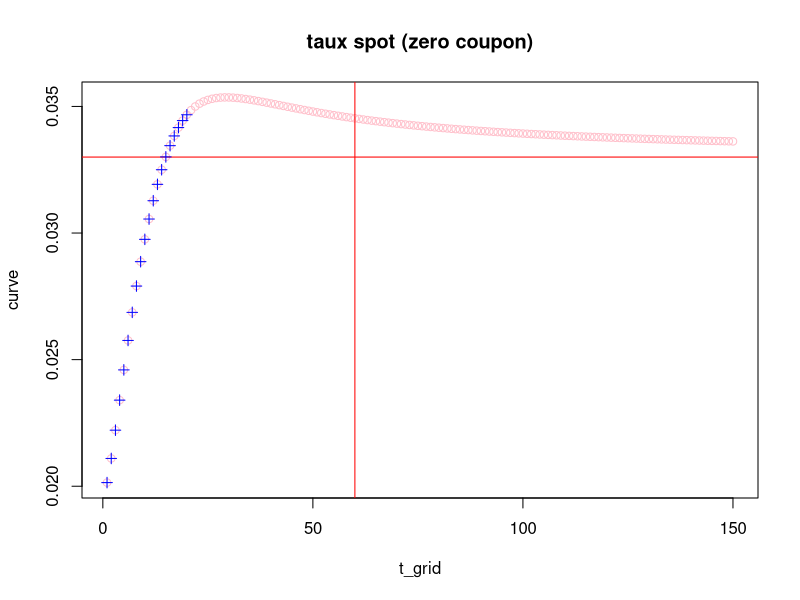
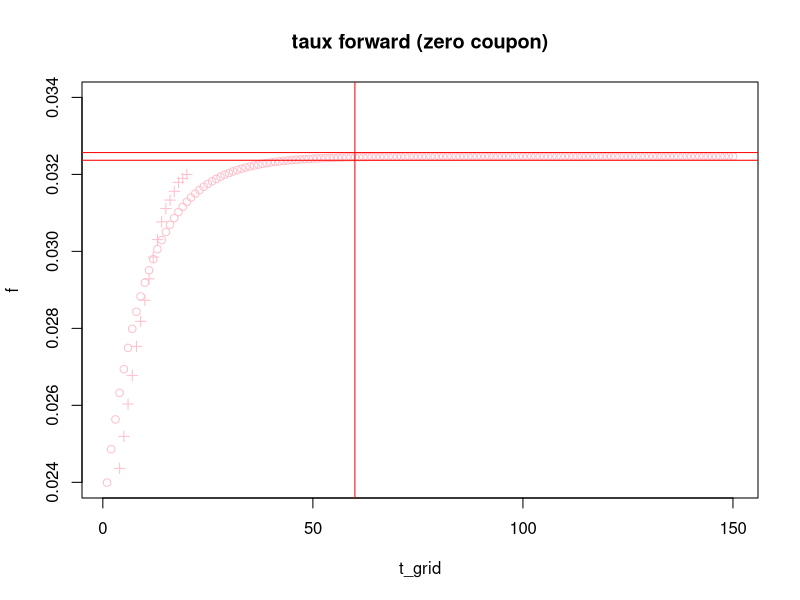
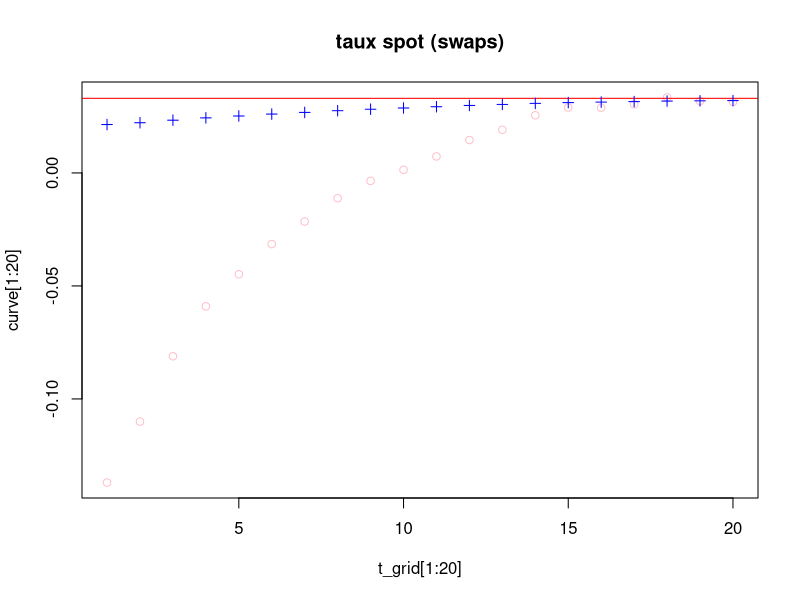
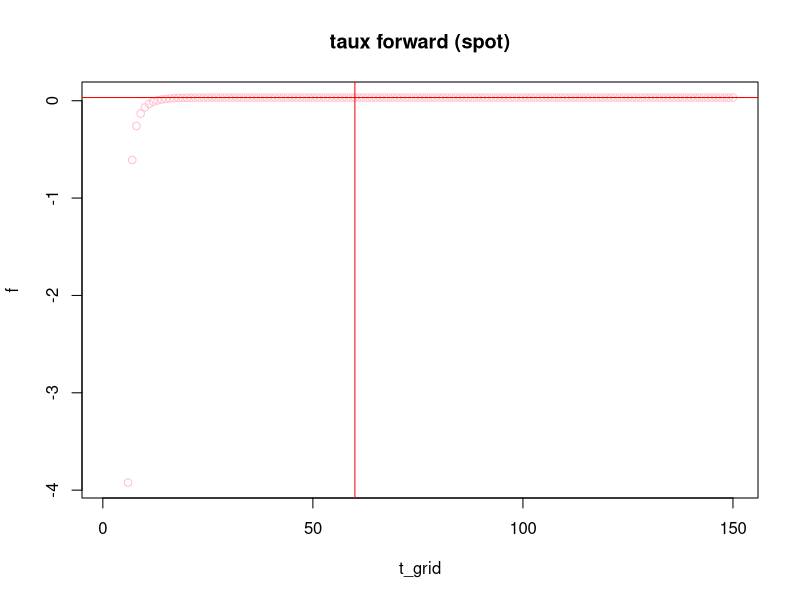

Generate these figures, in order, with R:

#==============================================================================#
# Méthode de Smith-Wilson à partir d’une courbe de taux spot calculée par la BCE
#==============================================================================#


# spot curve au 2 janvier 2026 d’obligation AAA : https://www.ecb.europa.eu/stats/financial_markets_and_interest_rates/euro_area_yield_curves/html/index.en.html
data = data.frame(maturite = 1:20, 
                  spot = c(2.014339,
                           2.109712,
                           2.221379,
                           2.339985,
                           2.459426,
                           2.575791,
                           2.686651,
                           2.790579,
                           2.886813,
                           2.975042,
                           3.055244,
                           3.127590,
                           3.192369,
                           3.249942,
                           3.300711,
                           3.345092,
                           3.383507,
                           3.416372,
                           3.444087,
                           3.467039)*10^(-2))

# paramètres du modèle de Smith-Wilson
llp = 20 # last liquid point
ufr = 0.033 # ufr = 3.3% https://www.eiopa.europa.eu/eiopa-publishes-ultimate-forward-rate-ufr-2026-2025-03-31_en
Tcv = 60 # point de convergence
tol = 0.0001 # tolerance de convergence = 1bp, notée tau par l’eiopa
# A lower bound for alpha is set at 0.05.
# The convergence criterion is assessed by EIOPA with a scanning procedure with six decimals precision for alpha.

# ultimate forward intensity
w = log(1 + ufr)

n = 20

# cash payment dates
u = data$maturite

# market price
p = 1/((1 + data$spot)^u)

# cash flow matrix C
C = diag(nrow = n, ncol = n)

d = as.vector(exp(-w %*% u))
# paramètre alpha
a = 0.1

fH = function(u,v){
  return (a*min(u,v) + (exp(-a*(u+v)) - exp(-a*abs(u-v)))/2)
}

# Wilson function
fW = function(u,v){
  return (exp(-w*(u+v))*fH(u,v))
}

# Q = diag(d, nrow = n, ncol = n) car C est l’identité dans notre cas
Q = diag(d, nrow = n, ncol = n) %*% C

q = t(Q) %*% rep(1, n)

v = seq(1, 150, by = 1)

W = matrix(NA, nrow = n, ncol = n)
for (i in 1:n){
  for (j in 1:n){
    W[i,j] = fW(u[i], u[j])
  }
}

b = p - q
zeta = solve(W, b)
t_grid = seq(1, 150, by = 1)

P_t = sapply(t_grid, function(t){
  exp(-w * t) + sum(zeta * sapply(u, function(ui) fW(t, ui)))
})

curve = (1/P_t)^(1/t_grid) - 1

k = (1 + a*t(u)%*%Q%*%b) / (sinh(a*t(u))%*%Q%*%b)
f = w + (a/(1 - k*exp(a*v)))

plot(t_grid, curve, col = "pink", main = "taux spot (zero coupon)")
abline(a = ufr, b = 0, col = "red")
abline(v = 60, col = "red")
points(u, data$spot, col = "blue", pch = 3)

plot(t_grid, f, col = "pink", ylim = c(min(f), 0.034), main = "taux forward (zero coupon)")
abline(a = w - tol, b = 0, col = "red")
abline(a = w + tol, b = 0, col = "red")
abline(v = 60, col = "red")


#==============================================================================#
# Méthode de Smith-Wilson à partir de taux swap euribor 6 mois
#==============================================================================#

# données issues de https://app.bluegamma.io/eur/6m_euribor le 22/01
# taux swaps euribor 6 mois au 22 janvier 2026
S = c(2.14, 2.22, 2.33, 2.43, 2.51, 2.59, 2.66, 2.73, 2.79, 2.84,
      2.89, 2.94, 2.98, 3.02, 3.05, 3.07, 3.09, 3.11, 3.12, 3.13) / 100

names(S) = 1:20

# ETAPE 1 : CREDIT RISK ADJUSTMENT
cra = 0.001 # 10 bps


# ETAPE 1 : BOOTSTRAPPING

# calcul des facteurs d’actualisation
DF = rep(0, n)
DF[1] = 1/(1 + S[1])

for (i in 2:n){
  DF[i] = (1 - S[i]*sum(DF[1:(i-1)])) / (1 + S[i])
}

# à partir des facteurs d’actualisation on en déduit les taux "sans risques" (hyp : pas de credit risk adjustment) 
r = (1/DF)^(1/(1:n)) - 1
names(r) = 1:20
points(1:20, r, pch = 3, col = "pink")



# ETAPE 2 : SMITH-WILSON
a = 0.3538707
# market price
p = 1/((1 + r)^u)

b = p - q
zeta = solve(W, b)
t_grid = seq(1, 150, by = 1)

P_t = sapply(t_grid, function(t){
  exp(-w * t) + sum(zeta * sapply(u, function(ui) fW(t, ui)))
})

curve = (1/P_t)^(1/t_grid) - 1

k = (1 + a*t(u)%*%Q%*%b) / (sinh(a*t(u))%*%Q%*%b)
f = w + (a/(1 - k*exp(a*v)))



plot(t_grid[1:20], curve[1:20], col = "pink", main = "taux spot (swaps)")
abline(a = ufr, b = 0, col = "red")
abline(v = 60, col = "red")
points(u, r, col = "blue", pch = 3)

plot(t_grid, f, col = "pink", ylim = c(min(f), 0.034), main = "taux forward (spot)")
abline(a = ufr - tol, b = 0, col = "red")
abline(a = ufr + tol, b = 0, col = "red")

abline(v = 60, col = "red")
